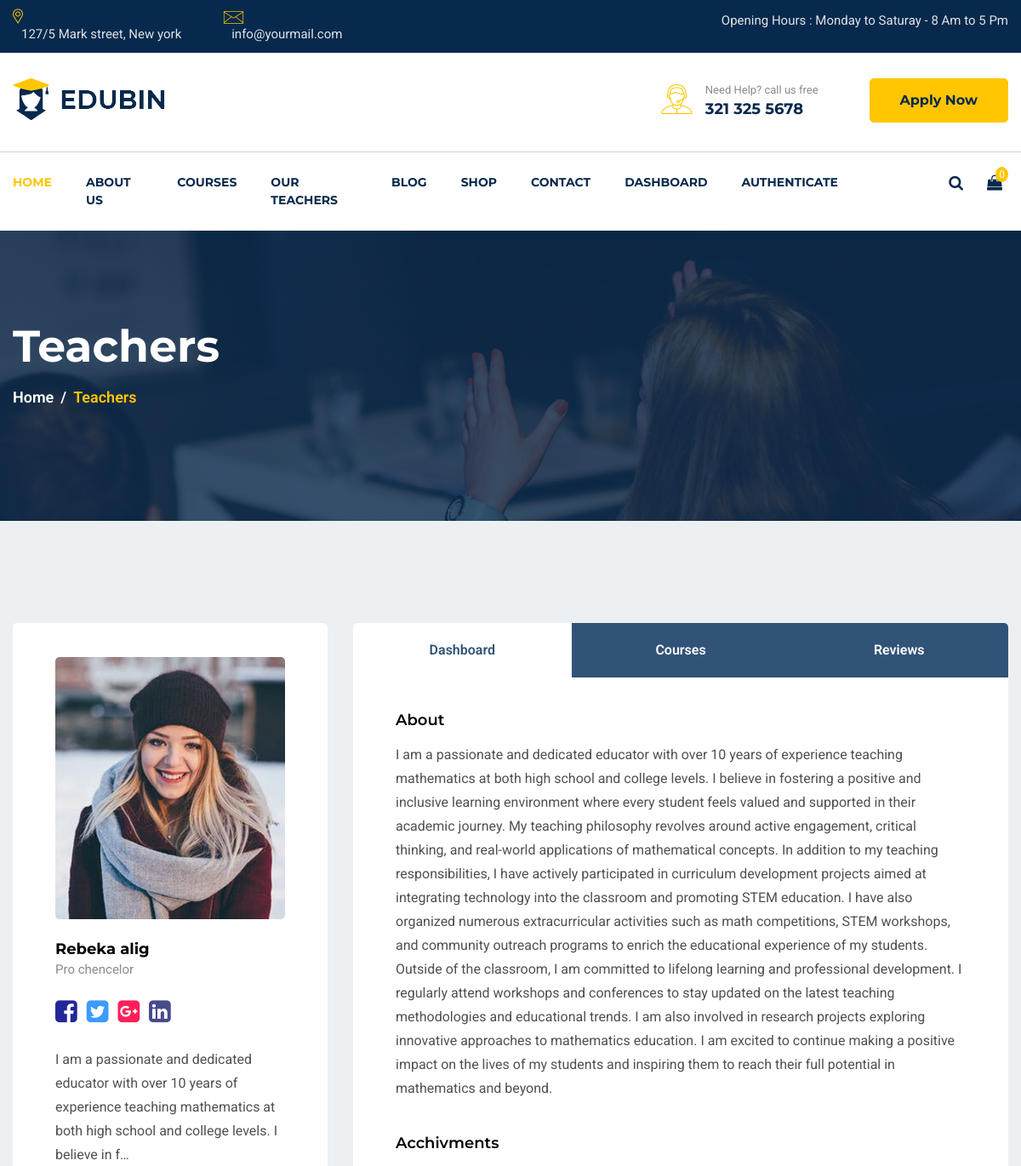
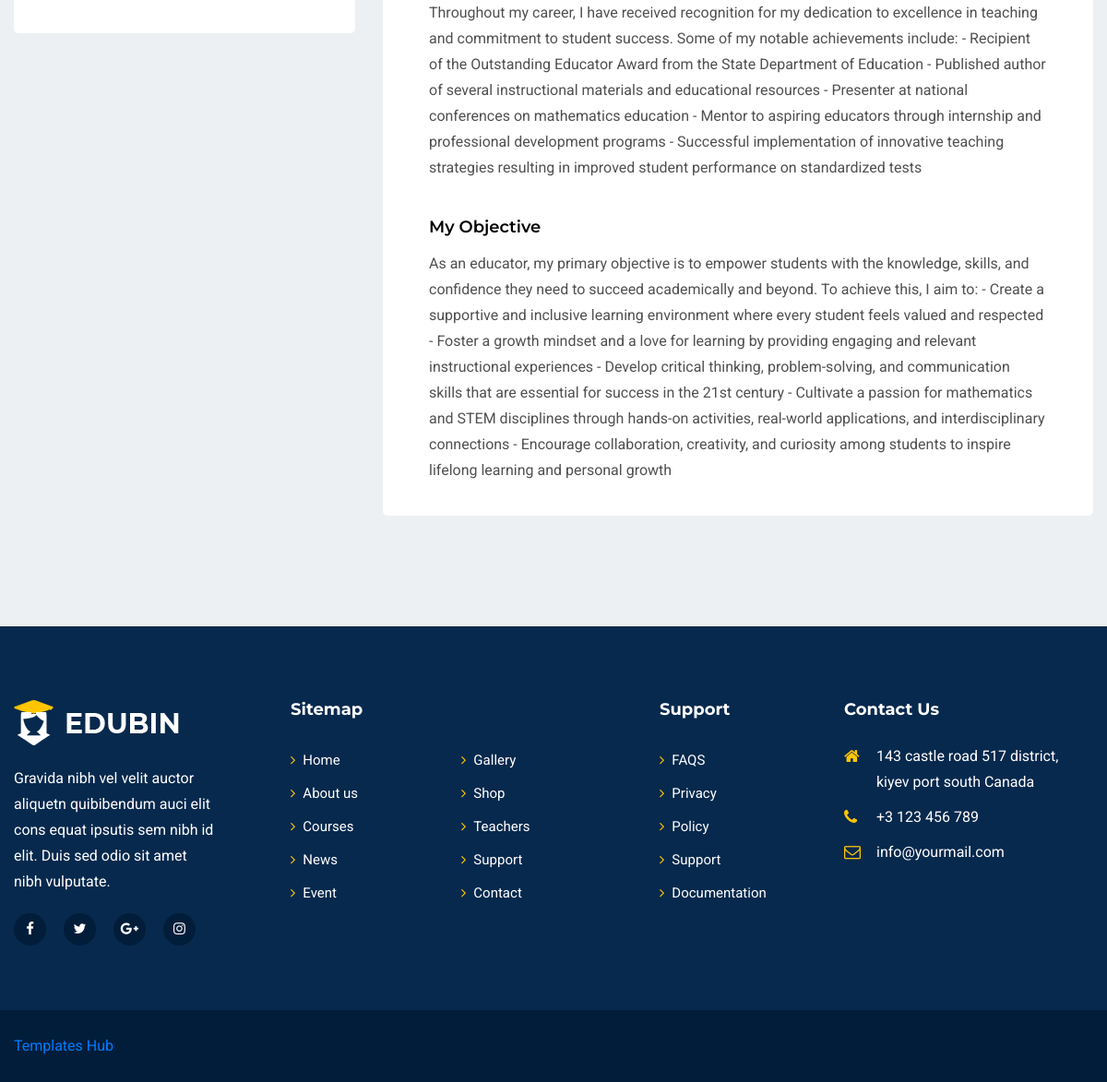
Screenshot of /mentor/teachers-single/2 with the database file from the repository (2 pictures, top to bottom).
### mentor/models.py (models this page shows, shortened)
class Teacher(models.Model):
    teacher = models.ForeignKey(User,on_delete=models.CASCADE,related_name='teacher')
    image = models.ImageField(upload_to='teacher_images', null=True, blank=True)
    position = models.CharField(max_length=20)
    about = models.TextField(max_length=2000,null=False,blank=False)
    achievements = models.TextField(max_length=1500,null=False,blank=False)
    objectives = models.TextField(max_length=1500,null=False,blank=False)
    created_at = models.DateTimeField(auto_now_add=True,null=True)

### mentor/views.py (the view)
# urls.py: path('teachers-single/<int:id>', views.teachers_single, name="teachers-single"),
def teachers_single(request,id):
    teacher = models.Teacher.objects.get(id=id)
    teacher_courses = models.Course.objects.filter(teacher=teacher)
    context={
        'teacher':teacher,
        'teacher_courses':teacher_courses,
    }
    return render(request,'mentor/teachers-single.html',context=context)

### mentor/templates/mentor/teachers-single.html (shortened to what this page needs)
{% extends 'mentor/base.html' %}
{% load static %}
  {% block content %}
    <section id="page-banner" class="pt-105 pb-130 bg_cover" data-overlay="8" style="background-image: url(images/page-banner-3.jpg)">
        <div class="container">
            <div class="row">
                <div class="col-lg-12">
                    <div class="page-banner-cont">
                        <h2>Teachers</h2>
                        <nav aria-label="breadcrumb">
                            <ol class="breadcrumb">
                                <li class="breadcrumb-item"><a href="#">Home</a></li>
                                <li class="breadcrumb-item active" aria-current="page">Teachers</li>
                            </ol>
                        </nav>
                    </div>
                </div>
            </div>
        </div>
    </section>
    <section id="teachers-singel" class="pt-70 pb-120 gray-bg">
        <div class="container">
            <div class="row justify-content-center">
                <div class="col-lg-4 col-md-8">
                    <div class="teachers-left mt-50">
                        <div class="hero">
                            <img src={{teacher.image.url}} alt="Teachers">
                        </div>
                        <div class="name">
                            <h6>{{teacher.teacher.username}}</h6>
                            <span>{{teacher.position}}</span>
                        </div>
                        <div class="social">
                            <ul>
                                <li><a href='#'><i class="fa fa-facebook-square"></i></a></li>
                                <li><a href='#'><i class="fa fa-twitter-square"></i></a></li>
                                <li><a href='#'><i class="fa fa-google-plus-square"></i></a></li>
                                <li><a href='#'><i class="fa fa-linkedin-square"></i></a></li>
                            </ul>
                        </div>
                        <div class="description">
                            <p>{{teacher.about|truncatechars_html:150 }}</p>
                        </div>
                    </div>
                </div>
                <div class="col-lg-8">
                    <div class="teachers-right mt-50">
                        <ul class="nav nav-justified" id="myTab" role="tablist">
                            <li class="nav-item">
                                <a class="active" id="dashboard-tab" data-toggle="tab" href="#dashboard" role="tab" aria-controls="dashboard" aria-selected="true">Dashboard</a>
                            </li>
                            <li class="nav-item">
                                <a id="courses-tab" data-toggle="tab" href="#courses" role="tab" aria-controls="courses" aria-selected="false">Courses</a>
                            </li>
                            <li class="nav-item">
                                <a id="reviews-tab" data-toggle="tab" href="#reviews" role="tab" aria-controls="reviews" aria-selected="false">Reviews</a>
                            </li>
                        </ul>
                        <div class="tab-content" id="myTabContent">
                            <div class="tab-pane fade show active" id="dashboard" role="tabpanel" aria-labelledby="dashboard-tab">
                                <div class="dashboard-cont">
                                    <div class="singel-dashboard pt-40">
                                        <h5>About</h5>
                                        <p>{{teacher.about}}</p>
                                    </div>
                                    <div class="singel-dashboard pt-40">
                                        <h5>Acchivments</h5>
                                        <p>{{teacher.achievements}}</p>
                                    </div>
                                    <div class="singel-dashboard pt-40">
                                        <h5>My Objective</h5>
                                        <p>{{teacher.objectives}}</p>
                                    </div>
                                </div>
                            </div>
                        </div>
                    </div>
                </div>
            </div>
        </div>
    </section>
    {% endblock %}

### static/css/default.css (style rules this page uses)
.mt-50 { margin-top: 50px; }
.pt-40 { padding-top: 40px; }
.pt-70 { padding-top: 70px; }
.pt-105 { padding-top: 105px; }
.pb-120 { padding-bottom: 120px; }
.pb-130 { padding-bottom: 130px; }
.gray-bg { background: #edf0f2; }
[data-overlay] { position: relative; }
[data-overlay]::before { background: #07294d none repeat scroll 0 0; content: ""; height: 100%; left: 0; position: absolute; top: 0; width: 100%; z-index: 1; }
[data-overlay="8"]::before { opacity: 0.8; }

### static/css/style.css (style rules this page uses)
body { font-family: 'Roboto', sans-serif; font-weight: 400; font-style: normal; -webkit-font-smoothing: antialiased; -moz-osx-font-smoothing: grayscale; }
img { max-width: 100%; }
i, span, a { display: inline-block; }
h1, h2, h3, h4, h5, h6 { font-family: 'Montserrat', sans-serif; font-weight: 700; color: #1d2025; margin: 0px; }
h2 { font-size: 36px; }
h5 { font-size: 18px; }
h6 { font-size: 16px; }
ul,ol { margin: 0px; padding: 0px; list-style-type: none; }
p { font-size: 16px; font-weight: 400; line-height: 28px; color: #505050; margin: 0px; }
.bg_cover { background-position: center center; background-size: cover; background-repeat: no-repeat; width: 100%; height: 100%; }
.page-banner-cont { position: relative; z-index: 5; }
.page-banner-cont h2 { font-size: 52px; color: #fff; padding-bottom: 15px; }
.page-banner-cont .breadcrumb { margin: 0; background: none; padding: 0; }
.page-banner-cont .breadcrumb .breadcrumb-item { color: #ffc600; font-size: 18px; font-weight: 600; margin-bottom: 2px; }
.page-banner-cont .breadcrumb .breadcrumb-item a { color: #fff; }
.page-banner-cont .breadcrumb-item + .breadcrumb-item::before { color: #fff; content: "/"; font-size: 18px; }
.teachers-left { padding: 40px 50px 35px; background-color: #fff; border-radius: 5px; }
.teachers-left .hero img { width: 100%; border-radius: 5px; }
.teachers-left .name { padding-top: 25px; }
.teachers-left .name h6 { font-size: 18px; color: #000; }
.teachers-left .name span { font-size: 15px; color: #8a8a8a; }
.teachers-left .social { padding-top: 15px; }
.teachers-left .social ul li { display: inline-block; }
.teachers-left .social ul li a { font-size: 30px; margin-right: 7px; }
.teachers-left .social ul li:nth-of-type(1) a { color: #212798; }
.teachers-left .social ul li:nth-of-type(2) a { color: #3c9bff; }
.teachers-left .social ul li:nth-of-type(3) a { color: #fe1f59; }
.teachers-left .social ul li:nth-of-type(4) a { color: #474b8c; }
.teachers-left .description { padding-top: 20px; }
.teachers-right { border-radius: 5px; overflow: hidden; }
.teachers-right .nav .nav-item a { padding: 20px 0; background-color: #315377; color: #fff; font-weight: 15; color: #fff; display: block; font-weight: 600; -webkit-transition: all 0.4s linear; transition: all 0.4s linear; }
.teachers-right .nav .nav-item a.active, .teachers-right .nav .nav-item a:hover { background-color: #fff; color: #315377; }
.teachers-right .tab-content { padding: 0px 50px 35px; background-color: #fff; }
.teachers-right .tab-content .dashboard-cont .singel-dashboard h5 { font-size: 18px; color: #000; font-weight: 600; padding-bottom: 15px; }

### rows the page displays
Teacher: image (picture), teacher.username "Rebeka alig", position "Pro chencelor", about "I am a passionate and dedicated educator with over 10 years of experience teaching mathematics at both high school and college levels. I believe in f…", about "I am a passionate and dedicated educator with over 10 years of experience teaching mathematics at both high school and college levels. I believe in fostering a positive and inclusive learning environment where every student feels valued and supported in their academic journey. My teaching philosophy revolves around active engagement, critical thinking, and real-world applications of mathematical concepts. In addition to my teaching responsibilities, I have actively participated in curriculum development projects aimed at integrating technology into the classroom and promoting STEM education. I have also organized numerous extracurricular activities such as math competitions, STEM workshops,…", achievements "Throughout my career, I have received recognition for my dedication to excellence in teaching and commitment to student success. Some of my notable achievements include: - Recipient of the Outstanding Educator Award from the State Department of Education - Published author of several instructional materials and educational resources - Presenter at national conferences on mathematics education - Mentor to aspiring educators through internship and professional development programs - Successful implementation of innovative teaching strategies resulting in improved student performance on standardized tests", objectives "As an educator, my primary objective is to empower students with the knowledge, skills, and confidence they need to succeed academically and beyond. To achieve this, I aim to: - Create a supportive and inclusive learning environment where every student feels valued and respected - Foster a growth mindset and a love for learning by providing engaging and relevant instructional experiences - Develop critical thinking, problem-solving, and communication skills that are essential for success in the 21st century - Cultivate a passion for mathematics and STEM disciplines through hands-on activities, real-world applications, and interdisciplinary connections - Encourage collaboration, creativity,…"
